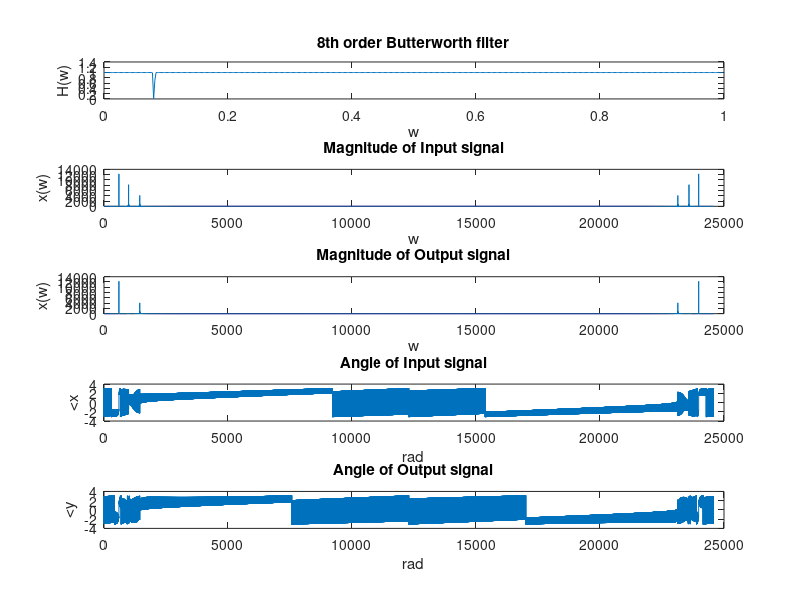
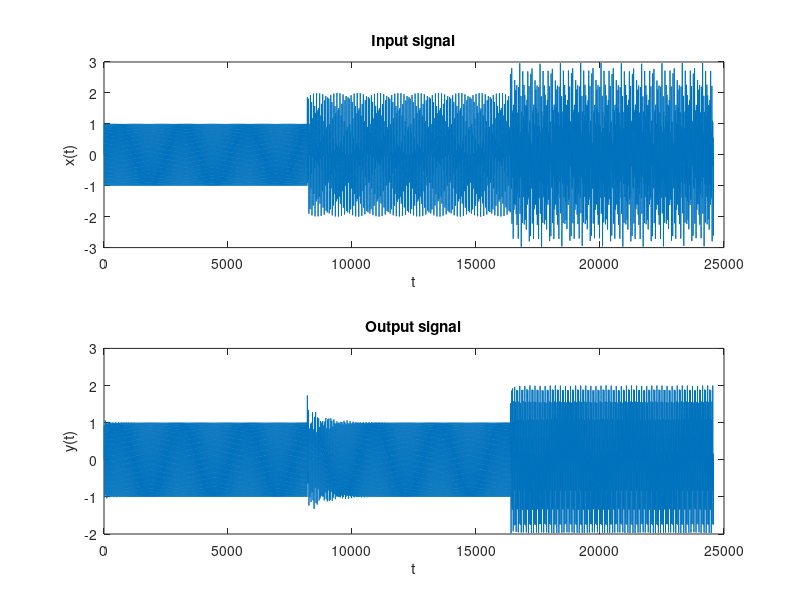

Write the MATLAB code that produced these figures, in order.
clear
clc
close all


% a) Contain a 200 Hz tone for 0 < t < 3.
% b) Contain a 330 Hz tone for 1 < t < 3.
% c) Contain a 480 Hz tone for 2 < t < 3.
% Note: The signal should have a sampling frequency equal to 8192 Hz.

sampFreq = 8192;
n1 = (0: 1/sampFreq: 3);

n2 = (1: 1/sampFreq: 3);
n2 = horzcat(zeros(1, length(n1) - length(n2)), n2);

n3 = (2: 1/sampFreq: 3);
n3 = horzcat(zeros(1, length(n1) - length(n3)), (2: 1/sampFreq: 3));

x = sin(400 * pi * n1) + sin(660 * pi * n2) + sin(960 * pi * n3);

% Part B: Design a filter to remove the 330 Hz component from the main signal.
% a) Plot the designed response (magnitude and phase) of the filter.
% b) Filter the main signal with the designed filter.
% c) Compare signals and spectra (in time domain and in frequency domain) before and after
% filtering, and listen to the filtered signal using soundsc command.

order = 8;
halfPFreq1 = 324;
halfPFreq2 = 336;

[b, a] = butter(order/2, [halfPFreq1 halfPFreq2]/ (sampFreq/2), 'stop');
[H, freqRange] = freqz(b, a);

y = filter(b, a, x);

xFreq = fft(x);
yFreq = fft(y);

figure(1);

subplot(5, 1, 1)
plot(freqRange/pi, abs(H));
title("8th order Butterworth filter")
xlabel("w")
ylabel("H(w)")

subplot(5, 1, 2)
plot(abs(xFreq))
title("Magnitude of Input signal")
xlabel("w")
ylabel("x(w)")

subplot(5, 1, 3)
plot(abs(yFreq))
title("Magnitude of Output signal")
xlabel("w")
ylabel("x(w)")

subplot(5, 1, 4)
plot(angle(xFreq))
title("Angle of Input signal")
xlabel("rad")
ylabel("<x")

subplot(5, 1, 5)
plot(angle(yFreq))
title("Angle of Output signal")
xlabel("rad")
ylabel("<y")


figure(2);

subplot(2, 1, 1)
plot(x)
title("Input signal")
xlabel("t")
ylabel("x(t)")

subplot(2, 1, 2)
plot(y)
title("Output signal")
xlabel("t")
ylabel("y(t)")



